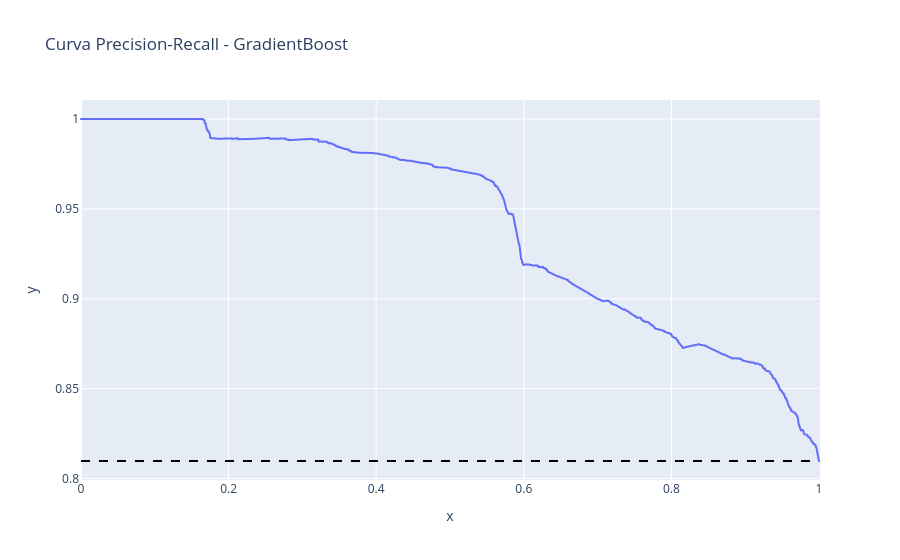

Notebook cell for this chart:
### Code cell
# Precision-Recall
precision, recall, _ = precision_recall_curve(y_test, y_proba_gb)

baseline = y_test.mean()

fig = px.line(
    x=recall,
    y=precision,
    title="Curva Precision-Recall - GradientBoost"
)

# linha baseline
fig.add_shape(
    type="line",
    line=dict(dash="dash", color="black"),
    x0=0, x1=1,
    y0=baseline, y1=baseline
)

fig.show()

### Figure 1 — Plotly figure (JSON) as saved in the notebook; plotly's stock layout.template omitted (floating-point values rounded to 4 significant figures; data arrays with more than 128 entries replaced by an {"elided": "..."} marker saying what was removed)
{"data": [{"hovertemplate": "x=%{x}<br>y=%{y}<extra></extra>", "legendgroup": "", "line": {"color": "#636efa", "dash": "solid"}, "marker": {"symbol": "circle"}, "mode": "lines", "name": "", "showlegend": false, "type": "scattergl", "x": {"elided": "2375 float values"}, "xaxis": "x", "y": {"elided": "2375 float values"}, "yaxis": "y"}], "layout": {"legend": {"tracegroupgap": 0}, "shapes": [{"line": {"color": "black", "dash": "dash"}, "type": "line", "x0": 0, "x1": 1, "y0": 0.8098, "y1": 0.8098}], "title": {"text": "Curva Precision-Recall - GradientBoost"}, "xaxis": {"anchor": "y", "domain": [0, 1], "title": {"text": "x"}}, "yaxis": {"anchor": "x", "domain": [0, 1], "title": {"text": "y"}}}}
